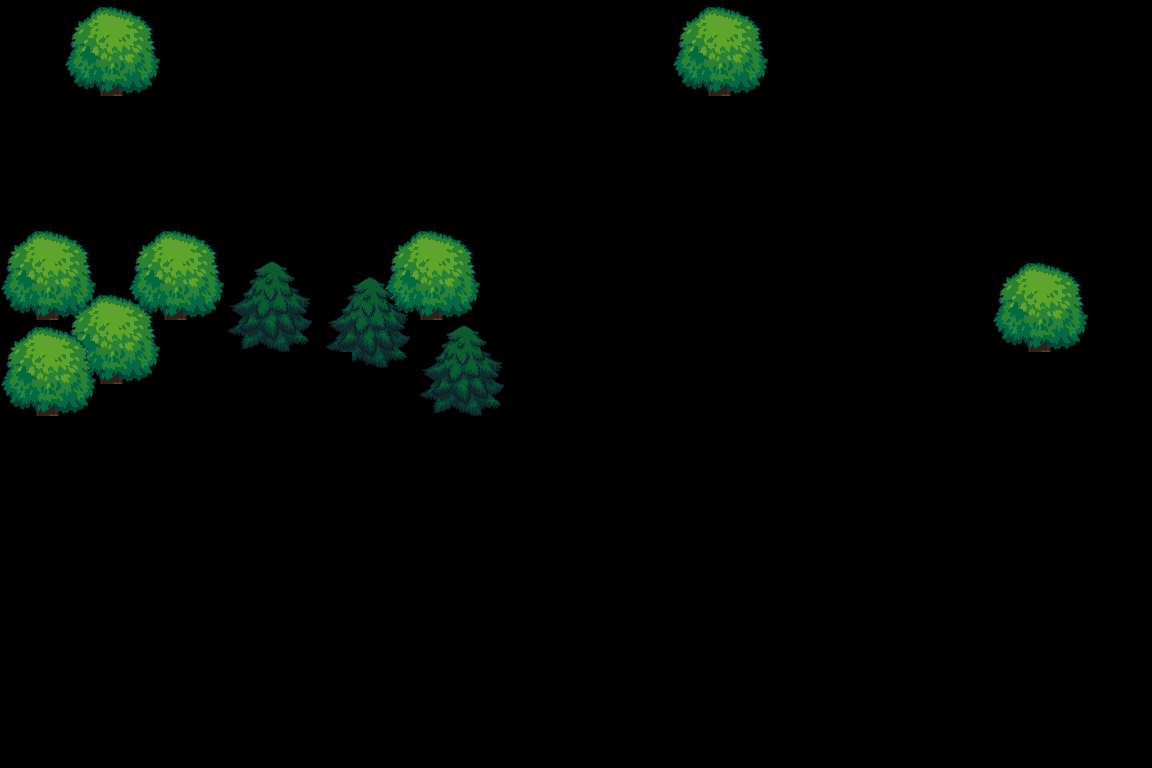

Tiled map render using the project's own tile images. Description and the whole map definition, tile-layer contents included, below:
An orthogonal 36x24 tile map with 32x32 px tiles, 3 tile layers (Tile Layer 1, Tile Layer 2, Tile Layer 3).

<map version="1.2" tiledversion="1.2.4" orientation="orthogonal" renderorder="right-down" width="36" height="24" tilewidth="32" tileheight="32" infinite="0" nextlayerid="5" nextobjectid="1">
 <tileset firstgid="1" source="terrain_atlas.tsx" />
 <layer id="3" name="Tile Layer 1" width="36" height="24">
  <data encoding="csv">
0,0,0,0,0,0,0,0,0,0,0,0,0,0,0,0,0,0,0,0,0,0,0,0,0,0,0,0,0,0,0,0,0,0,0,0,
0,0,0,0,0,0,0,0,0,0,0,0,0,0,0,0,0,0,0,0,0,0,0,0,0,0,0,0,0,0,0,0,0,0,0,0,
0,0,0,0,0,0,0,0,0,0,0,0,0,0,0,0,0,0,0,0,0,0,0,0,0,0,0,0,0,0,0,0,0,0,0,0,
0,0,0,0,0,0,0,0,0,0,0,0,0,0,0,0,0,0,0,0,0,0,0,0,0,0,0,0,0,0,0,0,0,0,0,0,
0,0,0,0,0,0,0,0,0,0,0,0,0,0,0,0,0,0,0,0,0,0,0,0,0,0,0,0,0,0,0,0,0,0,0,0,
0,0,0,0,0,0,0,0,0,0,0,0,0,0,0,0,0,0,0,0,0,0,0,0,0,0,0,0,0,0,0,0,0,0,0,0,
0,0,0,0,0,0,0,0,0,0,0,0,0,0,0,0,0,0,0,0,0,0,0,0,0,0,0,0,0,0,0,0,0,0,0,0,
926,927,928,0,926,927,928,0,0,0,0,0,926,927,928,0,0,0,0,0,0,0,0,0,0,0,0,0,0,0,0,0,0,0,0,0,
958,959,960,0,958,959,960,0,0,0,0,0,958,959,960,0,0,0,0,0,0,0,0,0,0,0,0,0,0,0,0,926,927,928,0,0,
990,991,992,0,990,991,992,0,0,0,0,0,990,991,992,0,0,0,0,0,0,0,0,0,0,0,0,0,0,0,0,958,959,960,0,0,
0,0,0,0,0,0,0,0,0,0,0,0,0,0,0,0,0,0,0,0,0,0,0,0,0,0,0,0,0,0,0,990,991,992,0,0,
0,0,0,0,0,0,0,0,0,0,0,0,0,0,0,0,0,0,0,0,0,0,0,0,0,0,0,0,0,0,0,0,0,0,0,0,
0,0,0,0,0,0,0,0,0,0,0,0,0,0,0,0,0,0,0,0,0,0,0,0,0,0,0,0,0,0,0,0,0,0,0,0,
0,0,0,0,0,0,0,0,0,0,0,0,0,0,0,0,0,0,0,0,0,0,0,0,0,0,0,0,0,0,0,0,0,0,0,0,
0,0,0,0,0,0,0,0,0,0,0,0,0,0,0,0,0,0,0,0,0,0,0,0,0,0,0,0,0,0,0,0,0,0,0,0,
0,0,0,0,0,0,0,0,0,0,0,0,0,0,0,0,0,0,0,0,0,0,0,0,0,0,0,0,0,0,0,0,0,0,0,0,
0,0,0,0,0,0,0,0,0,0,0,0,0,0,0,0,0,0,0,0,0,0,0,0,0,0,0,0,0,0,0,0,0,0,0,0,
0,0,0,0,0,0,0,0,0,0,0,0,0,0,0,0,0,0,0,0,0,0,0,0,0,0,0,0,0,0,0,0,0,0,0,0,
0,0,0,0,0,0,0,0,0,0,0,0,0,0,0,0,0,0,0,0,0,0,0,0,0,0,0,0,0,0,0,0,0,0,0,0,
0,0,0,0,0,0,0,0,0,0,0,0,0,0,0,0,0,0,0,0,0,0,0,0,0,0,0,0,0,0,0,0,0,0,0,0,
0,0,0,0,0,0,0,0,0,0,0,0,0,0,0,0,0,0,0,0,0,0,0,0,0,0,0,0,0,0,0,0,0,0,0,0,
0,0,0,0,0,0,0,0,0,0,0,0,0,0,0,0,0,0,0,0,0,0,0,0,0,0,0,0,0,0,0,0,0,0,0,0,
0,0,0,0,0,0,0,0,0,0,0,0,0,0,0,0,0,0,0,0,0,0,0,0,0,0,0,0,0,0,0,0,0,0,0,0,
0,0,0,0,0,0,0,0,0,0,0,0,0,0,0,0,0,0,0,0,0,0,0,0,0,0,0,0,0,0,0,0,0,0,0,0
</data>
 </layer>
 <layer id="2" name="Tile Layer 2" width="36" height="24">
  <data encoding="csv">
0,0,0,0,0,0,0,0,0,0,0,0,0,0,0,0,0,0,0,0,0,926,927,928,0,0,0,0,0,0,0,0,0,0,0,0,
0,0,0,0,0,0,0,0,0,0,0,0,0,0,0,0,0,0,0,0,0,958,959,960,0,0,0,0,0,0,0,0,0,0,0,0,
0,0,0,0,0,0,0,0,0,0,0,0,0,0,0,0,0,0,0,0,0,990,991,992,0,0,0,0,0,0,0,0,0,0,0,0,
0,0,0,0,0,0,0,0,0,0,0,0,0,0,0,0,0,0,0,0,0,0,0,0,0,0,0,0,0,0,0,0,0,0,0,0,
0,0,0,0,0,0,0,0,0,0,0,0,0,0,0,0,0,0,0,0,0,0,0,0,0,0,0,0,0,0,0,0,0,0,0,0,
0,0,0,0,0,0,0,0,0,0,0,0,0,0,0,0,0,0,0,0,0,0,0,0,0,0,0,0,0,0,0,0,0,0,0,0,
0,0,0,0,0,0,0,0,0,0,0,0,0,0,0,0,0,0,0,0,0,0,0,0,0,0,0,0,0,0,0,0,0,0,0,0,
926,927,928,0,0,0,0,0,0,0,0,0,0,0,0,0,0,0,0,0,0,0,0,0,0,0,0,0,0,0,0,0,0,0,0,0,
958,959,960,0,0,0,0,505,506,507,508,509,510,0,0,0,0,0,0,0,0,0,0,0,0,0,0,0,0,0,0,0,0,0,0,0,
990,991,926,927,928,0,0,537,538,539,540,541,542,0,0,0,0,0,0,0,0,0,0,0,0,0,0,0,0,0,0,0,0,0,0,0,
0,0,958,959,960,0,0,569,570,571,572,573,574,505,506,507,0,0,0,0,0,0,0,0,0,0,0,0,0,0,0,0,0,0,0,0,
0,0,990,991,992,0,0,0,0,0,0,605,606,537,538,539,0,0,0,0,0,0,0,0,0,0,0,0,0,0,0,0,0,0,0,0,
0,0,0,0,0,0,0,0,0,0,0,0,0,569,570,571,0,0,0,0,0,0,0,0,0,0,0,0,0,0,0,0,0,0,0,0,
0,0,0,0,0,0,0,0,0,0,0,0,0,0,0,0,0,0,0,0,0,0,0,0,0,0,0,0,0,0,0,0,0,0,0,0,
0,0,0,0,0,0,0,0,0,0,0,0,0,0,0,0,0,0,0,0,0,0,0,0,0,0,0,0,0,0,0,0,0,0,0,0,
0,0,0,0,0,0,0,0,0,0,0,0,0,0,0,0,0,0,0,0,0,0,0,0,0,0,0,0,0,0,0,0,0,0,0,0,
0,0,0,0,0,0,0,0,0,0,0,0,0,0,0,0,0,0,0,0,0,0,0,0,0,0,0,0,0,0,0,0,0,0,0,0,
0,0,0,0,0,0,0,0,0,0,0,0,0,0,0,0,0,0,0,0,0,0,0,0,0,0,0,0,0,0,0,0,0,0,0,0,
0,0,0,0,0,0,0,0,0,0,0,0,0,0,0,0,0,0,0,0,0,0,0,0,0,0,0,0,0,0,0,0,0,0,0,0,
0,0,0,0,0,0,0,0,0,0,0,0,0,0,0,0,0,0,0,0,0,0,0,0,0,0,0,0,0,0,0,0,0,0,0,0,
0,0,0,0,0,0,0,0,0,0,0,0,0,0,0,0,0,0,0,0,0,0,0,0,0,0,0,0,0,0,0,0,0,0,0,0,
0,0,0,0,0,0,0,0,0,0,0,0,0,0,0,0,0,0,0,0,0,0,0,0,0,0,0,0,0,0,0,0,0,0,0,0,
0,0,0,0,0,0,0,0,0,0,0,0,0,0,0,0,0,0,0,0,0,0,0,0,0,0,0,0,0,0,0,0,0,0,0,0,
0,0,0,0,0,0,0,0,0,0,0,0,0,0,0,0,0,0,0,0,0,0,0,0,0,0,0,0,0,0,0,0,0,0,0,0
</data>
 </layer>
 <layer id="4" name="Tile Layer 3" width="36" height="24">
  <data encoding="csv">
0,0,926,927,928,0,0,0,0,0,0,0,0,0,0,0,0,0,0,0,0,0,0,0,0,0,0,0,0,0,0,0,0,0,0,0,
0,0,958,959,960,0,0,0,0,0,0,0,0,0,0,0,0,0,0,0,0,0,0,0,0,0,0,0,0,0,0,0,0,0,0,0,
0,0,990,991,992,0,0,0,0,0,0,0,0,0,0,0,0,0,0,0,0,0,0,0,0,0,0,0,0,0,0,0,0,0,0,0,
0,0,0,0,0,0,0,0,0,0,0,0,0,0,0,0,0,0,0,0,0,0,0,0,0,0,0,0,0,0,0,0,0,0,0,0,
0,0,0,0,0,0,0,0,0,0,0,0,0,0,0,0,0,0,0,0,0,0,0,0,0,0,0,0,0,0,0,0,0,0,0,0,
0,0,0,0,0,0,0,0,0,0,0,0,0,0,0,0,0,0,0,0,0,0,0,0,0,0,0,0,0,0,0,0,0,0,0,0,
0,0,0,0,0,0,0,0,0,0,0,0,0,0,0,0,0,0,0,0,0,0,0,0,0,0,0,0,0,0,0,0,0,0,0,0,
0,0,0,0,0,0,0,0,0,0,0,0,0,0,0,0,0,0,0,0,0,0,0,0,0,0,0,0,0,0,0,0,0,0,0,0,
0,0,0,0,0,0,0,0,0,0,0,0,0,0,0,0,0,0,0,0,0,0,0,0,0,0,0,0,0,0,0,0,0,0,0,0,
0,0,0,0,0,0,0,0,0,0,0,0,0,0,0,0,0,0,0,0,0,0,0,0,0,0,0,0,0,0,0,0,0,0,0,0,
926,927,928,0,0,0,0,0,0,0,0,0,0,0,0,0,0,0,0,0,0,0,0,0,0,0,0,0,0,0,0,0,0,0,0,0,
958,959,960,0,0,0,0,0,0,0,0,0,0,0,0,0,0,0,0,0,0,0,0,0,0,0,0,0,0,0,0,0,0,0,0,0,
990,991,992,0,0,0,0,0,0,0,0,0,0,0,0,0,0,0,0,0,0,0,0,0,0,0,0,0,0,0,0,0,0,0,0,0,
0,0,0,0,0,0,0,0,0,0,0,0,0,0,0,0,0,0,0,0,0,0,0,0,0,0,0,0,0,0,0,0,0,0,0,0,
0,0,0,0,0,0,0,0,0,0,0,0,0,0,0,0,0,0,0,0,0,0,0,0,0,0,0,0,0,0,0,0,0,0,0,0,
0,0,0,0,0,0,0,0,0,0,0,0,0,0,0,0,0,0,0,0,0,0,0,0,0,0,0,0,0,0,0,0,0,0,0,0,
0,0,0,0,0,0,0,0,0,0,0,0,0,0,0,0,0,0,0,0,0,0,0,0,0,0,0,0,0,0,0,0,0,0,0,0,
0,0,0,0,0,0,0,0,0,0,0,0,0,0,0,0,0,0,0,0,0,0,0,0,0,0,0,0,0,0,0,0,0,0,0,0,
0,0,0,0,0,0,0,0,0,0,0,0,0,0,0,0,0,0,0,0,0,0,0,0,0,0,0,0,0,0,0,0,0,0,0,0,
0,0,0,0,0,0,0,0,0,0,0,0,0,0,0,0,0,0,0,0,0,0,0,0,0,0,0,0,0,0,0,0,0,0,0,0,
0,0,0,0,0,0,0,0,0,0,0,0,0,0,0,0,0,0,0,0,0,0,0,0,0,0,0,0,0,0,0,0,0,0,0,0,
0,0,0,0,0,0,0,0,0,0,0,0,0,0,0,0,0,0,0,0,0,0,0,0,0,0,0,0,0,0,0,0,0,0,0,0,
0,0,0,0,0,0,0,0,0,0,0,0,0,0,0,0,0,0,0,0,0,0,0,0,0,0,0,0,0,0,0,0,0,0,0,0,
0,0,0,0,0,0,0,0,0,0,0,0,0,0,0,0,0,0,0,0,0,0,0,0,0,0,0,0,0,0,0,0,0,0,0,0
</data>
 </layer>
</map>
